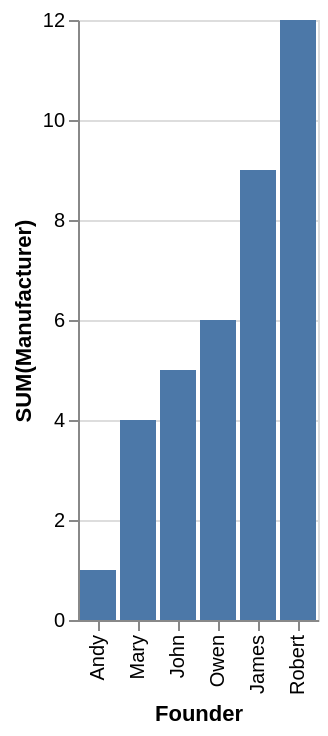

Here is the Vega-Lite specification saved for this chart:
### Vega-Lite specification from a JSON file in a GitHub repository (floating-point values rounded to 4 significant figures)
{"data": {"values": [{"x_data": "Andy", "y_data": 1}, {"x_data": "Mary", "y_data": 4}, {"x_data": "John", "y_data": 5}, {"x_data": "Owen", "y_data": 6}, {"x_data": "James", "y_data": 9}, {"x_data": "Robert", "y_data": 12}]}, "mark": "bar", "encoding": {"x": {"field": "x_data", "type": "nominal", "title": "Founder", "sort": {"op": "sum", "field": "y_data", "order": "ascending"}}, "y": {"field": "y_data", "type": "quantitative", "title": "SUM(Manufacturer)"}}}
